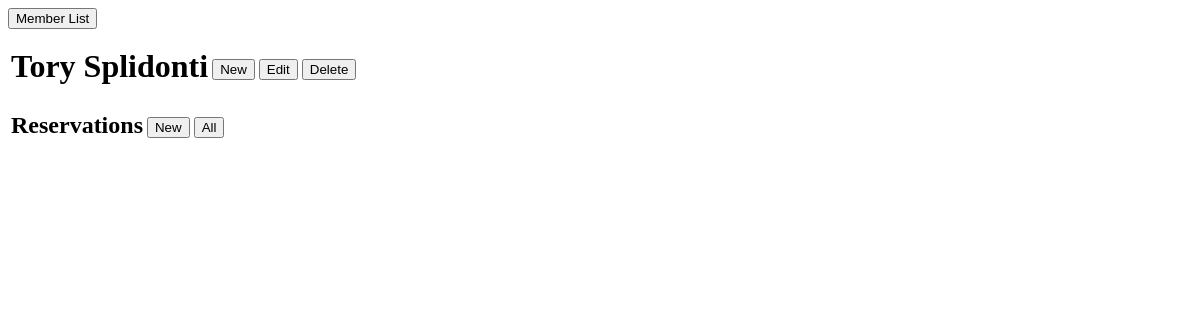
The page /member/4/ on the database as committed earlier.
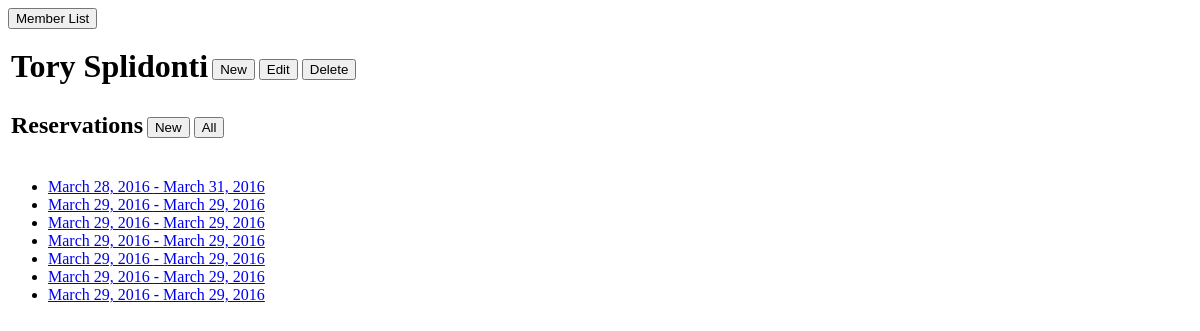
The same page on the database as committed later.
### bookings/models.py (models this page shows, shortened)
class Reservation(models.Model):
    objects = ReservationManager()
    member = models.ForeignKey('Member', on_delete=models.CASCADE)
    party_size = models.IntegerField(default=1, help_text="Number of Guests in Party")
    arrival = models.DateField(default=date.today, help_text="Arrival Date")
    departure = models.DateField(default=date.today, help_text="Arrival Date")
    MEAL_CHOICES = (
            ('B', 'Breakfast'),
            ('L', 'Lunch'),
            ('D', 'Dinner'),
            )
    first_meal = models.CharField('First meal at camp', max_length=1, choices=MEAL_CHOICES, default='LUNCH', help_text="First Meal")
    last_meal = models.CharField('Last meal at camp', max_length=1, choices=MEAL_CHOICES, default='LUNCH', help_text="Last Meal")
    created_on = models.DateTimeField(auto_now_add=True)
    edited_on = models.DateTimeField(auto_now=True)
    class Meta:
        ordering = ['arrival']

### bookings/member_views.py (the view)
class MemberDetailView(DetailView):
    model = Member
    context_object_name = 'member'
    def get_context_data(self, *args, **kwargs):
        context = super(MemberDetailView, self).get_context_data(**kwargs)
        mem_reservations = Reservation.objects.filter(member=self.kwargs['pk']).order_by('arrival')
        context['reservations'] = mem_reservations
        return context

### bookings/models.py (called while the page is built)
    def full_name(self):
        return self.first_name + ' ' + self.last_name

### bookings/templates/bookings/member_detail.html
<form method="LINK" action="{% url 'member_list' %}">
    <input type="submit" value="Member List"/>
</form>
<table>
    <tr>
        <td><h1>{{ member.full_name }}</h1></td>
        <td>
            <form method="LINK" action="{% url 'member_new' %}">
                <input type="submit" value="New"/>
            </form>
        </td>
        <td>
            <form method="LINK" action="{% url 'member_update' pk=member.id %}">
                <input type="submit" value="Edit"/>
            </form>
        </td>
        <td>
            <form method="LINK" action="{% url 'member_delete' pk=member.id %}">
                <input type="submit" value="Delete"/>
            </form>
        </td>
    </tr>
</table>
<table>
    <tr>
        <td><h2>Reservations</h2></td>
        <td>
            <form method="LINK" action="{% url 'reservation_new' pk=member.id%}">
                <input type="submit" value="New"/>
            </form>
        </td>
        <td>
            <form method="LINK" action="{% url 'reservation_list' %}">
                <input type="submit" value="All"/>
            </form>
        </td>
    </tr>
</table>
<ul>
    {% for reservation in reservations %}
    <li>
    <a href="{% url 'reservation_detail' pk=reservation.pk %}">
        {{ reservation.arrival }} - {{ reservation.departure }}
    </a>
    </li>
    {% endfor %}
</ul>

Rows that differ between the two databases and show on the page:
added Reservation: arrival "March 28, 2016", departure "March 31, 2016"
added Reservation: arrival "March 29, 2016", departure "March 29, 2016"
added Reservation: arrival "March 29, 2016", departure "March 29, 2016"
added Reservation: arrival "March 29, 2016", departure "March 29, 2016"
added Reservation: arrival "March 29, 2016", departure "March 29, 2016"
added Reservation: arrival "March 29, 2016", departure "March 29, 2016"
added Reservation: arrival "March 29, 2016", departure "March 29, 2016"
